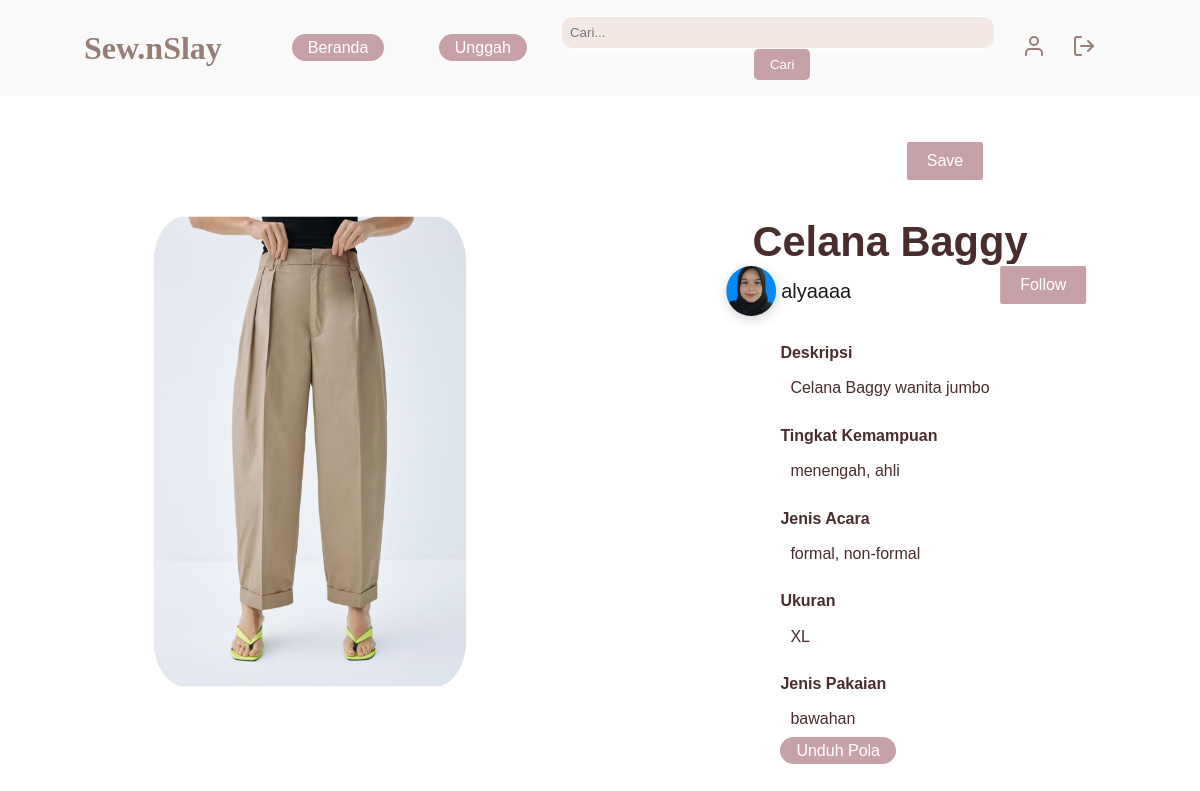
/detail-gambar.php?id=13, run on the app's committed database.
### tables this page shows
CREATE TABLE `konten` (
  `id_konten` int(11) NOT NULL,
  `id_user` int(11) DEFAULT NULL,
  `judul_konten` varchar(255) DEFAULT NULL,
  `nama_gambar` varchar(255) DEFAULT NULL,
  `deskripsi` text DEFAULT NULL,
  `nama_file` varchar(225) DEFAULT NULL,
  `tgl_upload` timestamp NOT NULL DEFAULT current_timestamp() ON UPDATE current_timestamp(),
  `ukuran` varchar(50) DEFAULT NULL,
  `jenis_pakaian` varchar(50) DEFAULT NULL
);

CREATE TABLE `user` (
  `id_user` int(11) NOT NULL,
  `username` varchar(255) NOT NULL,
  `email` varchar(255) NOT NULL,
  `password` varchar(225) NOT NULL,
  `nama_pengguna` varchar(225) DEFAULT NULL,
  `foto_profil` varchar(225) DEFAULT NULL,
  `tgl_buat` timestamp NOT NULL DEFAULT current_timestamp() ON UPDATE current_timestamp(),
  `bio` varchar(255) DEFAULT NULL,
  `jml_pengikut` int(11) DEFAULT NULL,
  `jml_diikuti` int(11) DEFAULT NULL,
  `twitter` varchar(255) DEFAULT NULL,
  `tiktok` varchar(255) DEFAULT NULL,
  `instagram` varchar(255) DEFAULT NULL
);

### detail-gambar.php (the view, shortened to what this page needs)
<?php
include 'koneksi.php';
$id = $_GET['id'];
$query_tingkat_kemampuan = "SELECT GROUP_CONCAT(k.nama_kemampuan SEPARATOR ', ') AS tingkat_kemampuan
                            FROM kemampuan k
                            INNER JOIN detailkemampuan dk ON k.id_kemampuan = dk.id_kemampuan
                            WHERE dk.id_konten = $id
                            GROUP BY dk.id_konten";
$result_tingkat_kemampuan = mysqli_query($koneksi, $query_tingkat_kemampuan);
if ($result_tingkat_kemampuan && mysqli_num_rows($result_tingkat_kemampuan) > 0) {
    $row_tingkat_kemampuan = mysqli_fetch_assoc($result_tingkat_kemampuan);
    $tingkat_kemampuan = $row_tingkat_kemampuan['tingkat_kemampuan'];
} else {
    $tingkat_kemampuan = "Tidak ada tingkat kemampuan yang tersedia.";
}
$query_jenis_acara = "SELECT GROUP_CONCAT(a.nama_acara SEPARATOR ', ') AS jenis_acara
                            FROM acara a
                            INNER JOIN detailacara da ON a.id_acara = da.id_acara
                            WHERE da.id_konten = $id
                            GROUP BY da.id_konten";
$result_jenis_acara = mysqli_query($koneksi, $query_jenis_acara);
if ($result_jenis_acara && mysqli_num_rows($result_jenis_acara) > 0) {
    $row_jenis_acara = mysqli_fetch_assoc($result_jenis_acara);
    $jenis_acara = $row_jenis_acara['jenis_acara'];
} else {
    $jenis_acara = "Tidak ada jenis acara yang tersedia.";
}
?>
<!DOCTYPE html>
<html>
<head>
  <link rel="stylesheet" href="css/beranda.css">
  <link rel="stylesheet" href="https://cdn.jsdelivr.net/npm/feather-icons/dist/feather.min.css">
  <link rel="stylesheet" href="https://stackpath.bootstrapcdn.com/font-awesome/4.7.0/css/font-awesome.min.css">
  <link rel="stylesheet" href="https://cdnjs.cloudflare.com/ajax/libs/font-awesome/5.15.3/css/all.min.css">
</head>
<body>
    <nav class="navbar">
      <a href="#" class="navbar-logo">Sew.nSlay</a>
      <div class="navbar-nav">
          <a href="beranda.php" class="button-beranda">Beranda</a>
          <a href="upload.php" class="button-unggah">Unggah</a>
      </div>
      <div class="navbar-search">
        <input type="text" placeholder="Cari...">
        <button type="button">Cari</button>
    </div>
      <div class="navbar-ikon">
          <a href="profilUpload.php" class="navbar-orang"><i data-feather="user"></i></a>
          <a href="" class="navbar-orang"><i data-feather="log-out"></i></a>
      </div>
    </nav>
    <div class="detail-wrapper" id="beranda">
      <?php
      include 'koneksi.php';
      $id = $_GET['id'];
      $query_konten = "SELECT * FROM konten WHERE id_konten = $id";
      $result_konten = mysqli_query($koneksi, $query_konten);
      $row_konten = mysqli_fetch_assoc($result_konten);
      ?>
      <div class="image-container">
        <img src="<?php echo $row_konten['nama_gambar']; ?>" alt="Image">
      </div>
      <div class="description">
        <div class="aksi">
        <form method="POST" action="">
          <button id="saveButton" name="saveButton"> Save </button>
        </form>
        </div>
        <h1><?php echo $row_konten['judul_konten']; ?></h1>
        <div class="detail-user">
        <?php
            $query = "SELECT k.id_konten, k.id_user, u.nama_pengguna, u.foto_profil
                      FROM konten k
                      JOIN user u ON k.id_user = u.id_user
                      WHERE k.id_konten = $id";
            $result = mysqli_query($koneksi, $query);
            if ($result && mysqli_num_rows($result) > 0) {
              $row = mysqli_fetch_assoc($result);
              $idUser=$row['id_user'];
              $namaPengguna = $row['nama_pengguna'];
              if (!empty($row['foto_profil'])) {
                $foto_dest = $row['foto_profil'];
              } else {
                $foto_dest = 'img/avatar1.png';
              }
              ?>
              <div class="img__container">
            <img src="<?php echo $foto_dest; ?>" alt="<?php echo $namaPengguna; ?>" />
            <a class="nama-user" ><?php echo $namaPengguna; ?></a>
            <a class="follow-button" nama="follow" id="follow" data-userid="<?php echo $idUser; ?>">Follow</a>
          </div>
            <?php } ?>
          </div>
        <div class="text-detail">
          <h3>Deskripsi</h3>
          <p><?php echo $row_konten['deskripsi']; ?></p>
          <h3>Tingkat Kemampuan</h3>
          <p><?php echo $tingkat_kemampuan; ?></p>
          <h3>Jenis Acara</h3>
          <p><?php echo $jenis_acara; ?></p>
          <h3>Ukuran</h3>
          <p><?php echo $row_konten['ukuran']; ?></p>
          <h3>Jenis Pakaian</h3>
          <p><?php echo $row_konten['jenis_pakaian']; ?></p>
          <a href="<?php echo $row_konten['nama_file']; ?>" class="unduh-button">Unduh Pola</a>
        </div>
      </div>
    </div>
</body>
</html>

### css/beranda.css (style rules this page uses)
:root { --bg: #ffffff; }
* { margin: 0; padding: 0; box-sizing: border-box; outline: none; border: none; text-decoration: none; }
html { scroll-behavior: smooth; }
body { font-family: 'Poppins', sans-serif; background-color: var(--bg); color: #fff; width: 100%; height: 100vh; }
.navbar { display: flex; justify-content: space-between; align-items: center; padding: 1.0rem 7%; background-color: rgb(250, 250, 250); position: fixed; top: 0; left: 0; right: 0; z-index: 9999; }
.navbar .navbar-logo { font-size: 2rem; font-weight: 700; color: #967E76; font-family: 'Playfair', serif; margin-right: 70px; }
.navbar .navbar-search { flex: 1; text-align: center; }
.navbar .navbar-search input[type="text"] { padding: 0.5rem; width: 90%; max-width: 600px; border-radius: 0.7rem; border: 1px solid #fff; background-color: #f3e8e4; color: #000000; }
.navbar .navbar-search button { padding: 0.5rem 1rem; background-color: #c7a1a7; color: #fff; border: none; border-radius: 0.3rem; margin-left: 0.5rem; }
.navbar .navbar-ikon .navbar-orang { color: #967E76; margin-left: 2px; margin-right: 20px; text-decoration: none; }
.navbar .navbar-nav .button-beranda { background-color: #c7a1a7; color: #fff; padding: 0.3rem 1.0rem; font-size: 1rem; border: none; margin-right: 50px; border-radius: 1.5rem; text-decoration: none; transition: background-color 0.3s; }
.button-unggah { background-color: #c7a1a7; color: #fff; padding: 0.3rem 1.0rem; font-size: 1rem; border: none; margin-right: 10px; border-radius: 1.5rem; text-decoration: none; transition: background-color 0.3s; }
.detail-wrapper { display: flex; align-items: center; justify-content: center; min-height: 100vh; height: 100%; width: 100%; padding: 20px; }
.image-container { position: relative; width: 50%; border-radius: 20%; }
.image-container::after { content: ""; display: block; padding-bottom: 90%; }
.image-container img { position: absolute; top: 40%; left: 40%; border-radius: 10%; transform: translate(-50%, -28%); max-width: 100%; max-height: 90%; object-fit: cover; }
.description { display: flex; flex-direction: column; align-items: center; width: 40%; height: 100%; padding: 20px; padding-top: 120px; padding-bottom: 20px; }
#saveButton { background-color: #c7a1a7; color: white; border: 2px solid ; border-radius: 4px; padding: 10px 20px; font-size: 16px; cursor: pointer; transition: background-color 0.3s; margin-left: 110px; padding-right: 20px; padding-left: 20px; margin-bottom: 10px; }
.description .detail-user { width: 100%; height: 30%; }
.description .detail-user .img__container { position: relative; display: flex; margin-top: -50px; left: 10px; transform: translate(9%); align-items: center; }
.description .detail-user .img__container img { width: 50px; height: 50px; margin-right: 0; margin-bottom: 0; margin-left: 0; object-fit: cover; border-radius: 50%; display: flex; box-shadow: 1px 3px 12px rgba(0, 0, 0, 0.18); left: 20px; }
.description .detail-user .img__container a { font-size: 20px; color: #1b1919; margin-bottom: 0; margin-left: 5px; }
.description .detail-user .img__container .follow-button { position: absolute; bottom: 10px; left: 50%; background-color: #c7a1a7; color: white; border: 2px solid ; border-radius: 4px; padding: 10px 20px; font-size: 16px; margin-left: 60px; cursor: pointer; transition: background-color 0.3s; }
.description h1 { font-size: 2.6rem; margin-bottom: 50px; margin-top: 1rem; color: #492d2d; padding-top: 10px; }
.description .text-detail h3 { font-size: 1rem; margin-bottom: 0.2rem; margin-top: 1rem; color: #492d2d; }
.description .text-detail p { max-width: 30rem; font-weight: 400; line-height: 1.6; color: #492d2d; padding: 10px; }
.description .text-detail .unduh-button { background-color: #c7a1a7; color: #fff; padding: 0.3rem 1.0rem; font-size: 1rem; border: none; margin-bottom: 90px; border-radius: 1.5rem; text-decoration: none; transition: background-color 0.3s; }

### data on the page
konten: nama_gambar (picture), judul_konten "Celana Baggy", id_user.foto_profil (picture), id_user.nama_pengguna "alyaaaa", deskripsi "Celana Baggy wanita jumbo", ukuran "XL", jenis_pakaian "bawahan"

### other printed values
$tingkat_kemampuan "menengah, ahli"
$jenis_acara "formal, non-formal"
